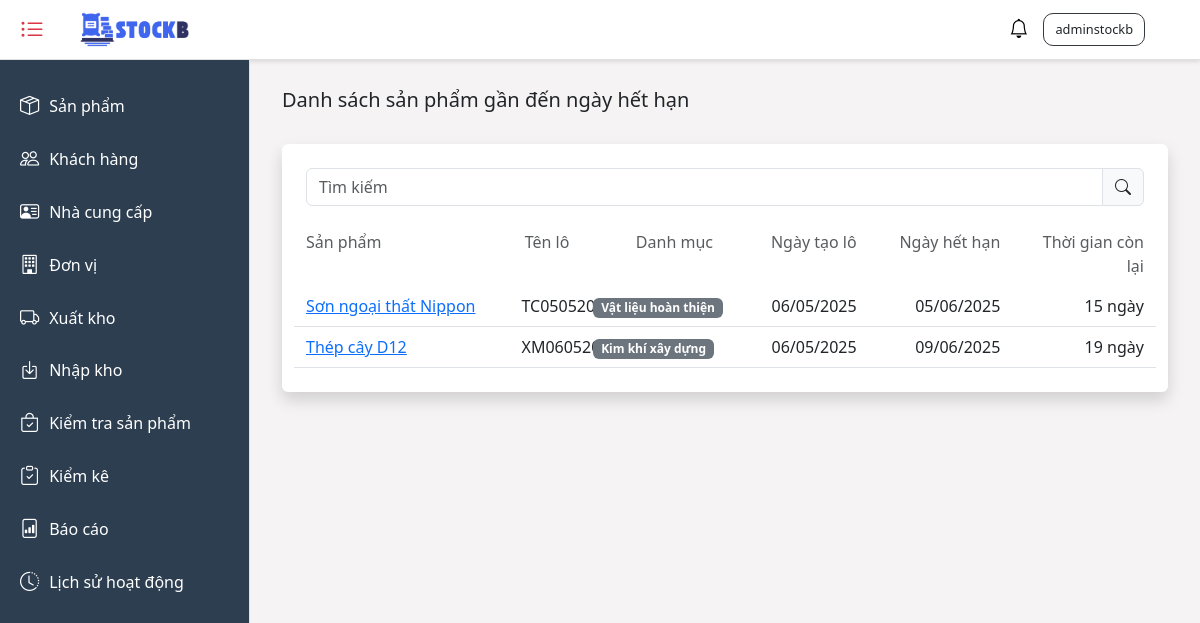
Before: /check/near-expiry (signed in) with the older database file.
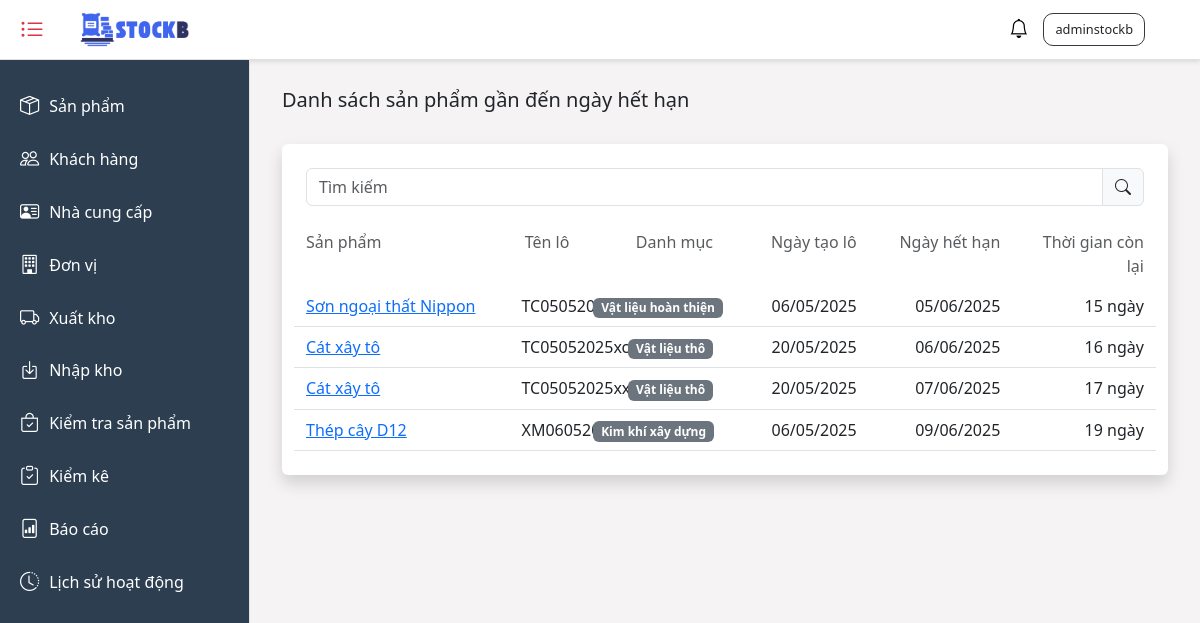
After: the same page with the newer database file.
### stockb/models.py (models this page shows, shortened)
class ProductDetail(models.Model):
    STATUS_CHOICES = [
        ('ACTIVE', 'Kích hoạt'),
        ('UNACTIVE', 'Tắt kích hoạt'),
    ]
    product = models.ForeignKey(Product, on_delete=models.CASCADE, related_name='product_details')
    product_batch = models.CharField(max_length=100)
    initial_quantity = models.IntegerField()
    remaining_quantity = models.IntegerField()
    import_date = models.DateTimeField()
    status = models.CharField(
        max_length=20,
        choices=STATUS_CHOICES,
        default='ACTIVE'
    )
    expiry_date = models.DateTimeField(blank=True, null=True)
    created_at = models.DateTimeField(auto_now_add=True)
    updated_at = models.DateTimeField(auto_now=True)
    class Meta:
        unique_together = ('product', 'product_batch')

class Product(models.Model):
    product_name = models.CharField(max_length=100)
    description = models.TextField(blank=True)
    purchase_price = models.DecimalField(max_digits=10, decimal_places=0)
    selling_price = models.DecimalField(max_digits=10, decimal_places=0)
    minimum_stock = models.IntegerField(default=0)
    inspection_time = models.IntegerField(default=0)
    category = models.ForeignKey(ProductCategory, on_delete=models.CASCADE)
    unit = models.ForeignKey(Unit, on_delete=models.CASCADE)
    supplier = models.ForeignKey(Supplier, on_delete=models.CASCADE)
    created_at = models.DateTimeField(auto_now_add=True)
    updated_at = models.DateTimeField(auto_now=True)

class ProductCategory(models.Model):
    category_name = models.CharField(max_length=100)
    description = models.TextField(
        blank=True,
        null=True
    )
    created_at = models.DateTimeField(auto_now_add=True)
    updated_at = models.DateTimeField(auto_now=True)

### stockb/views/check_views.py (the view)
# urls.py: path('check/near-expiry', check_views.near_expiry_list_view, name='near_expiry_list'),
@login_required
def near_expiry_list_view(request):
    today = timezone.now()
    end_date = today + timedelta(days=30)
    search_query = request.GET.get('q', '')
    near_expiry_products = ProductDetail.objects.filter(
        expiry_date__range=(today, end_date),
        status = "ACTIVE"
    ).select_related('product__category', 'product__unit').order_by('expiry_date')
    if search_query:
        near_expiry_products = near_expiry_products.filter(product__product_name__icontains=search_query)
    products_with_days_left = []
    for detail in near_expiry_products:
        days_left = (detail.expiry_date - today).days
        products_with_days_left.append({
            'detail': detail,
            'days_left': max(0, days_left),
        })
    context = {
        "title": "Hàng gần đến ngày hết hạn",
        "near_expiry_products": products_with_days_left,
        "search_query": search_query,
    }
    return render(request, 'check/near_expiry_list.html', context)

### stockb/context_processors.py (called while the page is built)
def notifications(request):
    return {
        'notifications': Notification.objects.all()[:50]
    }

### stockb/templates/check/near_expiry_list.html (shortened to what this page needs)
{% extends 'base.html' %}
{% block content %}
    <div class="d-flex justify-content-between align-items-center mb-4">
        <h5>Danh sách sản phẩm gần đến ngày hết hạn</h5>
    </div>
    <div class="container bg-white p-4 rounded shadow">
        <form method="get" class="input-group mb-4">
            <input type="text" name="q" class="form-control" placeholder="Tìm kiếm" value="{{ search_query }}">
            <button type="submit" class="input-group-text"><i class="bi bi-search"></i></button>
        </form>
        <div class="row mb-2 text-muted">
            <div class="col-3">Sản phẩm</div>
            <div class="col-1 text-end">Tên lô</div>
            <div class="col-2 text-end">Danh mục</div>
            <div class="col-2 text-end">Ngày tạo lô</div>
            <div class="col-2 text-end">Ngày hết hạn</div>
            <div class="col-2 text-end">Thời gian còn lại</div>
        </div>
        {% for item in near_expiry_products %}
        <div class="row py-2 border-bottom align-items-center">
            <a href="/product/{{ item.detail.product.id }}" class="col-3">
                {{ item.detail.product.product_name }}
            </a>
            <div class="col-1 text-end">
                {{ item.detail.product_batch }}
            </div>
            <div class="col-2 text-end">
                <span class="badge bg-secondary">{{ item.detail.product.category.category_name }}</span>
            </div>
            <div class="col-2 text-end">
                <span>{{ item.detail.created_at|date:"d/m/Y" }}</span>
            </div>
            <div class="col-2 text-end">
                <span>{{ item.detail.expiry_date|date:"d/m/Y" }}</span>
            </div>
            <div class="col-2 text-end">
                <span>{{ item.days_left }} ngày</span>
            </div>
        </div>
        {% empty %}
        <div class="row py-2">
            <div class="col-12 text-center text-muted">
                Không có sản phẩm nào gần đến ngày hết hạn.
            </div>
        </div>
        {% endfor %}
    </div>
{% endblock %}

### templates/base.html (shortened to what this page needs)
<!DOCTYPE html>
<html lang="vi">
{% load static %}
<head>
    <link href="https://cdn.jsdelivr.net/npm/bootstrap@5.3.3/dist/css/bootstrap.min.css" rel="stylesheet">
    <link rel="stylesheet" href="https://cdnjs.cloudflare.com/ajax/libs/bootstrap-icons/1.11.3/font/bootstrap-icons.min.css">
    <link rel="stylesheet" href="https://cdnjs.cloudflare.com/ajax/libs/toastr.js/latest/toastr.min.css">
    <link rel="stylesheet" href="{% static 'styles.css' %}">
</head>
<body>
    <div class="header">
        <div class="left-container">
            <button class="hamburger active" id="toggleSidebar" aria-label="Toggle sidebar">
                <i class="bi bi-list-ul"></i>
            </button>
            <img src="{% static 'images/stockb-logo.png' %}" alt="StockB Logo" />
        </div>
        <div class="d-flex align-items-center">
            {% if user.is_authenticated %}
                <div class="dropdown">
                    <button class="notification-btn" id="notificationDropdown" data-bs-toggle="dropdown" aria-expanded="false" aria-label="Thông báo">
                        <i class="bi bi-bell"></i>
                    </button>
                </div>
                <div class="dropdown name-user">
                    <button class="dropdown-toggle text-dark bg-transparent border-0" id="dropdownMenuButton1"
                        data-bs-toggle="dropdown" aria-expanded="false">
                        {{ user.username }}
                    </button>
                </div>
            {% else %}
                <div class="name-user">
                    <a class="bg-transparent text-dark border-0 text-decoration-none" href="{% url 'login' %}">Đăng nhập</a>
                </div>
            {% endif %}
        </div>
    </div>
    <div class="sidebar" id="sidebar">
        <a href="#" data-bs-toggle="collapse" data-bs-target="#sanphamSubmenu" aria-expanded="false">
            <i class="bi bi-box-seam"></i>Sản phẩm
        </a>
        <a href="/customers"><i class="bi bi-people"></i> Khách hàng</a>
        <a href="/supplier"><i class="bi bi-person-vcard"></i> Nhà cung cấp</a>
        <a href="/units"><i class="bi bi-building"></i> Đơn vị</a>
        <a href="/stock-out"><i class="bi bi-truck"></i> Xuất kho</a>
        <a href="/stock-in"><i class="bi bi-box-arrow-in-down"></i> Nhập kho</a>
        <a href="#" data-bs-toggle="collapse" data-bs-target="#kiemkeSubmenu" aria-expanded="false">
            <i class="bi bi-bag-check"></i></i> Kiểm tra sản phẩm
        </a>
        <a href="/inventory-check"><i class="bi bi-clipboard-check"></i>Kiểm kê</a>
        <a href="/report"><i class="bi bi-file-bar-graph"></i>Báo cáo</a>
        <a href="/activity-log"><i class="bi bi-clock-history"></i>Lịch sử hoạt động</a>
    </div>
    <div class="main-content">
        <div class="container mt-5">
            {% block content %}{% endblock %}
        </div>
    </div>
</body>
</html>

### static/styles.css (style rules this page uses)
.header { height: 60px; width: 100%; background-color: #ffffff; border-bottom: 1px solid #e0e0e0; padding: 10px 20px; display: flex; align-items: center; justify-content: space-between; box-shadow: 0 2px 4px rgba(0, 0, 0, 0.1); position: fixed; top: 0; left: 0; z-index: 1000; }
.header .left-container { display: flex; align-items: center; }
.header .name-user { border: #343a40 solid 1px; padding: 5px; border-radius: 10px; font-size: 80%; margin-right: 35px; font-weight: 600; }
.header img { width: 120px; height: 40px; object-fit: cover; margin-left: 30px; }
.notification-btn { position: relative; margin-right: 15px; background: none; border: none; padding: 0; }
.notification-btn .bi-bell { font-size: 1.2rem; }
.name-user .dropdown-toggle::after { display: none; }
.sidebar { width: 250px; background-color: #2c3e50; color: #ffffff; height: calc(100vh - 60px); position: fixed; top: 60px; left: 0; padding-top: 20px; overflow-y: auto; transition: transform 0.3s ease; z-index: 1000; border-right: 1px solid #dee2e6; }
.sidebar a { color: #ffffff; text-decoration: none; display: flex; align-items: center; padding: 12px 20px; font-weight: 500; transition: background-color 0.2s; }
.sidebar i { margin-right: 10px; font-size: 1.2rem; }
.main-content { margin-left: 250px; margin-top: 20px; padding: 20px; background: #F5F3F3; min-height: 100vh ; transition: margin-left 0.3s ease, width 0.3s ease; width: calc(100% - 250px); }
.hamburger { font-size: 1.5rem; background: none; border: none; color: var(--text-color); cursor: pointer; padding: var(--spacing-sm); border-radius: var(--border-radius); transition: background 0.2s ease, color 0.2s ease; }
.hamburger.active { color: #DC3545; }
.hamburger i { line-height: 1; }

Changed rows visible on the page:
added ProductDetail: detail.product.product_name "Cát xây tô", detail.product_batch "TC05052025xc", detail.product.category.category_name "Vật liệu thô", detail.created_at "20/05/2025", detail.expiry_date "06/06/2025", days_left "16"
added ProductDetail: detail.product.product_name "Cát xây tô", detail.product_batch "TC05052025xxc", detail.product.category.category_name "Vật liệu thô", detail.created_at "20/05/2025", detail.expiry_date "07/06/2025", days_left "17"
